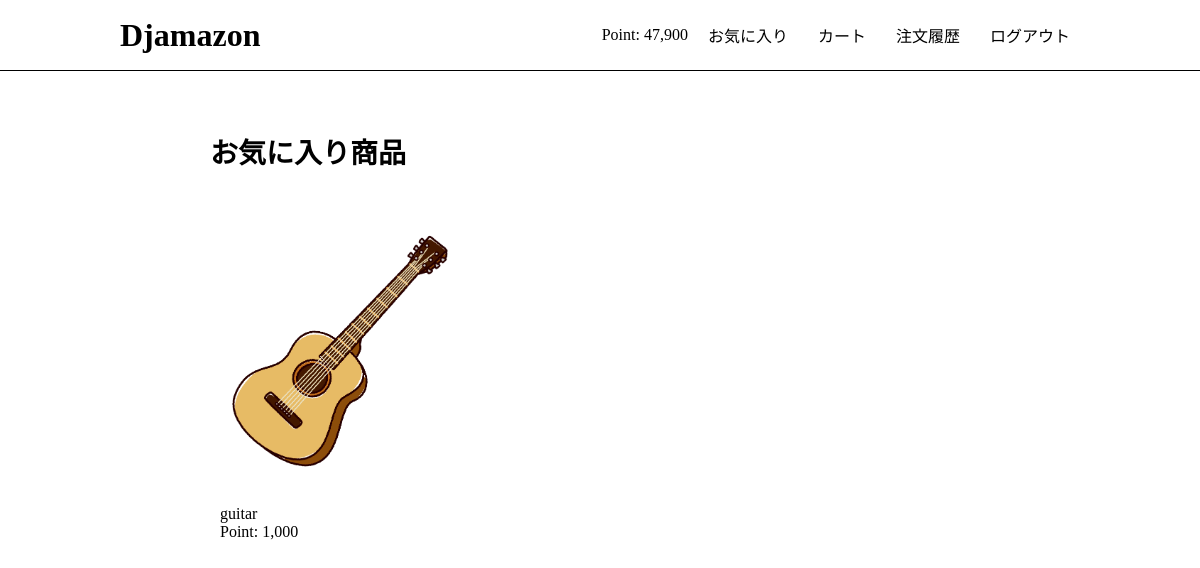
The page /fav_products/ (signed in) on the database its author committed.
### users/models.py (models this page shows)
class User(AbstractBaseUser, PermissionsMixin):
    initial_point = 50000
    email = models.EmailField("メールアドレス", unique=True)
    point = models.PositiveIntegerField(default=initial_point)
    fav_products = models.ManyToManyField(Product, blank=True) # 追加
    is_staff = models.BooleanField("is_staff", default=False) #adminの権限
    is_active = models.BooleanField("is_active", default=True)#　必須の権限
    date_joined = models.DateTimeField("date_joined",default=timezone.now)
    objects = UserManager()
    USERNAME_FIELD = "email"
    EMAIL_FIELD = "email"
    REQUIRED_FIELDS = []
    class Meta:
        verbose_name = "user"
        verbose_name_plural = "users"

### app/models.py (models this page shows, shortened)
class Product(models.Model):
    name = models.CharField(max_length=100)
    description = models.TextField(blank=True)
    price = models.PositiveIntegerField(default=0)
    image = models.ImageField(upload_to='product')

### app/views.py (the view)
# urls.py: path('fav_products/', views.fav_products, name='fav_products'),
@login_required
def fav_products(request):
    user = request.user
    products = user.fav_products.all()
    return render(request, 'app/index.html', {'products': products})

### app/templates/app/index.html
{% extends 'app/base.html' %}
{% load humanize %}
{% block content %}
{% if 'fav_products' in request.path %}
<div style="font-weight:bold; font-size: 28px; margin-bottom: 20px;">
    お気に入り商品
</div>
{% endif %}
<div class="product-container">
    {% for product in products %}
    <div class="product">
        <a href="{% url 'app:detail' product.id %}">
            <img src="{{ product.image.url }}" class="product-img">
        </a>
        <div class="product-info">
            <div class="product-name">{{ product.name }}</div>
            <div class="product-price">Point: {{ product.price | intcomma }}</div>
        </div>
    </div>
    {% endfor %}
</div>
{% endblock %}

### app/templates/app/base.html (shortened to what this page needs)
{% load static %}
{% load humanize %}
<!DOCTYPE html>
<html>
<head>
    <link rel="stylesheet" type="text/css" href="{% static 'css/style.css' %}">
</head>
<body>
    <header>
        <div class="container">
            <h1><a href="{% url 'app:index' %}">Djamazon</a></h1>
            <div class="header-menu">
                {% if request.user.is_authenticated %}
                <span>Point: {{ user.point | intcomma }}</span>
                <span><a href="{% url 'app:fav_products' %}">お気に入り</a></span>
                <span><a href="{% url 'app:cart' %}">カート</a></span>
                <span><a href="{% url 'app:order_history' %}">注文履歴</a></span>
                <span><a href="{% url 'app:logout' %}">ログアウト</a></span>
                {% else %}
                <span><a href="{% url 'app:login' %}">ログイン</a></span>
                <span><a href="{% url 'app:signup' %}">新規登録</a></span>
                {% endif %}
            </div>
        </div>
    </header>
    <div class="container">
        {% block content %}{% endblock %}
    </div>
</body>
</html>

### static/css/style.css (style rules this page uses)
html, body { margin: 0; }
div { box-sizing: border-box; }
a { text-decoration: none; color: #000; }
.container { width: 80%; margin: auto; overflow: auto; }
header { border-bottom: solid 1px #000; height: 70px; }
header .container { display: flex; justify-content: space-between; }
body > .container { width: 65%; padding-top: 60px; }
header h1 { margin: 0; height: 100%; line-height: 70px; }
.header-menu { display: flex; align-items: center; }
.header-menu a { padding: 10px; margin-left: 10px; }
.product { width: calc(100%/3); float: left; padding: 10px; margin-bottom: 15px; }
.product a { display: block; }
.product-img { width: 100%; max-width: 500px; height: 300px; object-fit: cover; border-radius: 4px; }
.product-img { object-fit: contain; }

### rows shown on the page
User: point "47,900"
Product: image (picture), name "guitar", price "1,000"
